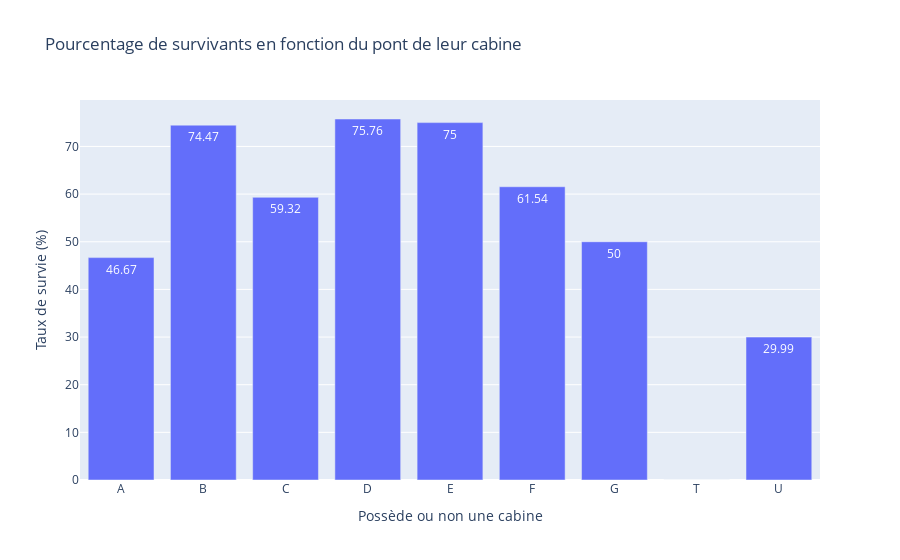

The cell this chart's notebook holds for it:
### Code cell
survival_by_cabindeck = train_data_filled.groupby('CabinDeck').agg({
    'Survived': ['count', 'sum']
})

survival_by_cabindeck.columns = ['Total', 'Survivors']
survival_by_cabindeck['Survival_Rate'] = (survival_by_cabindeck['Survivors'] / survival_by_cabindeck['Total'] * 100).round(2)

print(survival_by_cabindeck)

cabindeck_fig = px.bar(
    survival_by_cabindeck.reset_index(), # reset_index replace la colonne title correctement pour plotly
    x='CabinDeck',
    y='Survival_Rate',
    title='Pourcentage de survivants en fonction du pont de leur cabine',
    labels={
        'Survival_Rate': 'Taux de survie (%)',
        'CabinDeck': 'Possède ou non une cabine'
    },
    text='Survival_Rate'
)

cabindeck_fig.show()

### Figure 1 — Plotly figure (JSON) as saved in the notebook; plotly's stock layout.template omitted (floating-point values rounded to 4 significant figures)
{"data": [{"hovertemplate": "Possède ou non une cabine=%{x}<br>Taux de survie (%)=%{text}<extra></extra>", "legendgroup": "", "marker": {"color": "#636efa", "pattern": {"shape": ""}}, "name": "", "orientation": "v", "showlegend": false, "text": [46.67, 74.47, 59.32, 75.76, 75.0, 61.54, 50.0, 0.0, 29.99], "textposition": "auto", "type": "bar", "x": ["A", "B", "C", "D", "E", "F", "G", "T", "U"], "xaxis": "x", "y": [46.67, 74.47, 59.32, 75.76, 75.0, 61.54, 50.0, 0.0, 29.99], "yaxis": "y"}], "layout": {"barmode": "relative", "legend": {"tracegroupgap": 0}, "title": {"text": "Pourcentage de survivants en fonction du pont de leur cabine"}, "xaxis": {"anchor": "y", "domain": [0, 1], "title": {"text": "Possède ou non une cabine"}}, "yaxis": {"anchor": "x", "domain": [0, 1], "title": {"text": "Taux de survie (%)"}}}}
